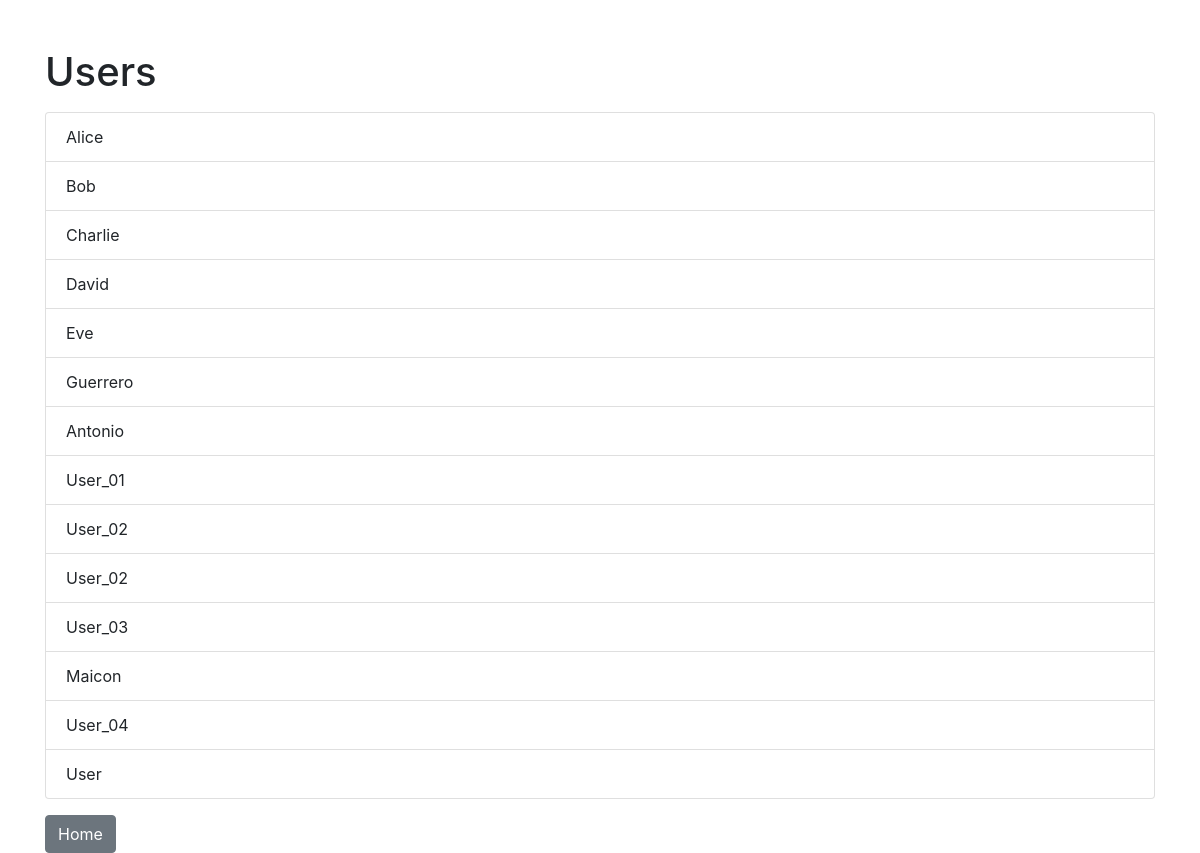
/users, run on an earlier commit of the app's database.
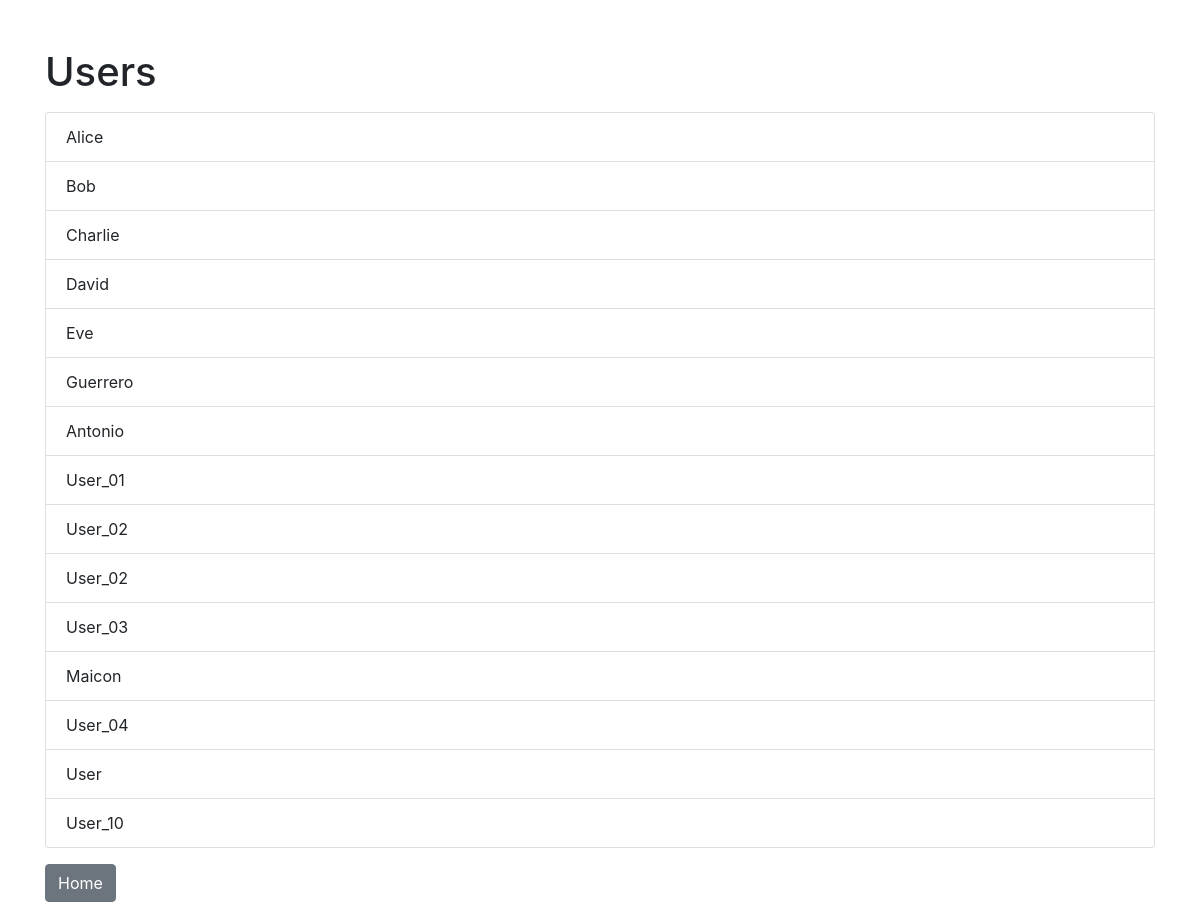
And on a later commit of the database.
### models.py (models this page shows)
class User(db.Model):
    __tablename__ = 'user'
    user_id = db.Column(db.Integer, primary_key=True)
    name = db.Column(db.String(80), unique=True, nullable=False)
    movies = db.relationship('Movie', backref='user', lazy=True)

### app.py (the view)
@app.route('/users')
def list_users():
    users = data_manager.get_all_users()
    return render_template('users.html', users=users)

### datamanager/sqlite_data_manager.py (called while the page is built)
    def get_all_users(self):
        try:
            return User.query.all()
        except SQLAlchemyError as e:
            print(f"Database error: {str(e)}")
            return []

### templates/users.html (shortened to what this page needs)
<!DOCTYPE html>
<html lang="en">
<head>
    <link rel="stylesheet" href="https://stackpath.bootstrapcdn.com/bootstrap/4.5.2/css/bootstrap.min.css">
</head>
<body>
    <div class="container">
        <h1 class="mt-5">Users</h1>
        <ul class="list-group mt-3">
            {% for user in users %}
                <li class="list-group-item">{{ user.name }}</li>
            {% endfor %}
        </ul>
        <a href="{{ url_for('home') }}" class="btn btn-secondary mt-3">Home</a>
    </div>
</body>
</html>

What changed in the data, as far as the page shows it:
added User: name "User_10"
